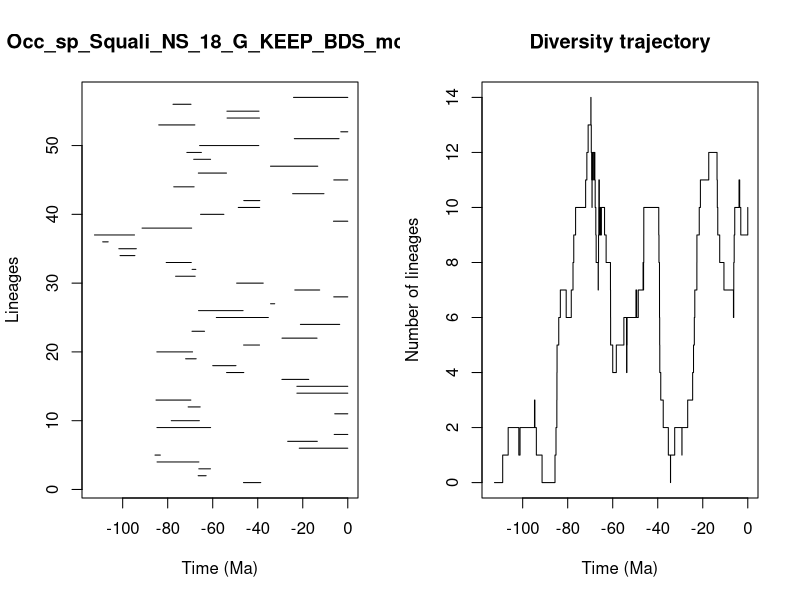

Source code (R):


pdf(file='../Results/Species_NS/5_MA_bins_EP_FT/pyrate_mcmc_logs/Occ_sp_Squali_NS_18_G_KEEP_BDS_mcmc_LTT.pdf',width=0.6*20, height=0.6*10)
title = "Occ_sp_Squali_NS_18_G_KEEP_BDS_mcmc"
ts=c(46.341314060948676, 66.46487982925716,66.17793423954633,84.72736766346571,85.64003292202632,21.562502413983644,26.693782163663663,6.037067747583146,84.77943426722196,78.41426276921862,5.789790751091714,70.91867110047184,85.19781864196568,22.593852963150916,22.613807541503654,29.26404409621341,53.84855366812465,59.994013711506845,72.03237635350993,84.8187833569695,46.287106642924954,29.221018400199334,69.20331313994096,21.04567092307394,58.40343306191091,66.2957445067925,34.29816487724936,6.235323647925549,23.53834031964462,49.368509412347976,76.49225591501768,69.15836895351185,80.67073951428773,101.16875306657423,101.70989071829213,108.87877443472331,112.52964507751953,91.38670817059774,6.363963654636626,65.40469816673411,48.649052672406256,46.19947618489121,24.491581534654866,77.30717082482147,6.219542243726097,66.39213496577784,34.335149523164056,68.44510148147448,71.48665471794101,65.82115671577135,23.746498130316855,3.1065740327941462,83.97459968341029,53.61681867815721,53.69172878226584,77.64049775054443,24.1038065407681)
te=c(38.657791838054905, 62.93029058553509,61.002011313379626,66.14757290324113,83.26881755494256,0.0,13.53330336300953,0.0,60.93307205803703,65.93892413895693,0.0,65.55415418335379,69.71009144914773,0.0,0.0,17.338614518331315,46.19370576882592,49.674946969662734,67.35986069425424,68.95494343873017,39.21068942395727,13.65977549289728,63.62683060723837,3.5931554203127787,35.29280337524918,46.516344622863286,32.46571132444196,0.0,12.470542160110204,37.56144091215587,67.79203136827468,67.5092055098865,69.5205173146867,94.57320925210662,93.92628859093273,106.44276657110525,94.74904579342895,69.35633496180088,0.0,55.042391588458365,39.13574414621227,39.08671877941163,10.588295496614426,68.27212259593173,0.0,53.87554460304768,13.332437217097763,60.95391781575268,65.0360322989702,39.54411283763264,3.885845196940799,0.0,67.93764218258298,39.22339566771267,39.45370751561281,69.6571106181543,0.0)
div_traj=c(0, 1,2,1,2,3,2,1,0,1,2,3,4,5,6,7,6,7,8,9,10,11,12,13,14,13,12,11,10,11,12,11,12,11,10,9,8,7,8,9,10,11,10,9,10,9,10,9,8,7,6,5,4,5,6,5,4,5,6,7,6,7,8,7,8,9,10,9,8,7,6,5,4,3,2,1,0,1,2,1,2,3,4,5,6,7,8,9,10,11,12,11,10,9,8,7,6,7,8,9,10,11,10,9,10)
time_events=c(112.52964507751953, 108.87877443472331,106.44276657110525,101.70989071829213,101.16875306657423,94.74904579342895,94.57320925210662,93.92628859093273,91.38670817059774,85.64003292202632,85.19781864196568,84.8187833569695,84.77943426722196,84.72736766346571,83.97459968341029,83.26881755494256,80.67073951428773,78.41426276921862,77.64049775054443,77.30717082482147,76.49225591501768,72.03237635350993,71.48665471794101,70.91867110047184,69.71009144914773,69.6571106181543,69.5205173146867,69.35633496180088,69.20331313994096,69.15836895351185,68.95494343873017,68.44510148147448,68.27212259593173,67.93764218258298,67.79203136827468,67.5092055098865,67.35986069425424,66.46487982925716,66.39213496577784,66.2957445067925,66.17793423954633,66.14757290324113,65.93892413895693,65.82115671577135,65.55415418335379,65.40469816673411,65.0360322989702,63.62683060723837,62.93029058553509,61.002011313379626,60.95391781575268,60.93307205803703,59.994013711506845,58.40343306191091,55.042391588458365,53.87554460304768,53.84855366812465,53.69172878226584,53.61681867815721,49.674946969662734,49.368509412347976,48.649052672406256,46.516344622863286,46.341314060948676,46.287106642924954,46.19947618489121,46.19370576882592,39.54411283763264,39.45370751561281,39.22339566771267,39.21068942395727,39.13574414621227,39.08671877941163,38.657791838054905,37.56144091215587,35.29280337524918,34.335149523164056,34.29816487724936,32.46571132444196,29.26404409621341,29.221018400199334,26.693782163663663,24.491581534654866,24.1038065407681,23.746498130316855,23.53834031964462,22.613807541503654,22.593852963150916,21.562502413983644,21.04567092307394,17.338614518331315,13.65977549289728,13.53330336300953,13.332437217097763,12.470542160110204,10.588295496614426,6.363963654636626,6.235323647925549,6.219542243726097,6.037067747583146,5.789790751091714,3.885845196940799,3.5931554203127787,3.1065740327941462,0.0)
                par(mfrow=c(1,2))
                L = length(ts)
                plot(ts, 1:L , xlim=c(-max(ts)-1,0), pch=20, type="n", main=title,xlab="Time (Ma)",ylab="Lineages")
                for (i in 1:L){segments(x0=-te[i],y0=i,x1=-ts[i],y1=i)}    
                t = -time_events
                plot(div_traj ~ t,type="s", main = "Diversity trajectory",xlab="Time (Ma)",ylab="Number of lineages",xlim=c(-max(ts)-1,0))
                abline(v=c(65,200,251,367,445),lty=2,col="gray")
                
